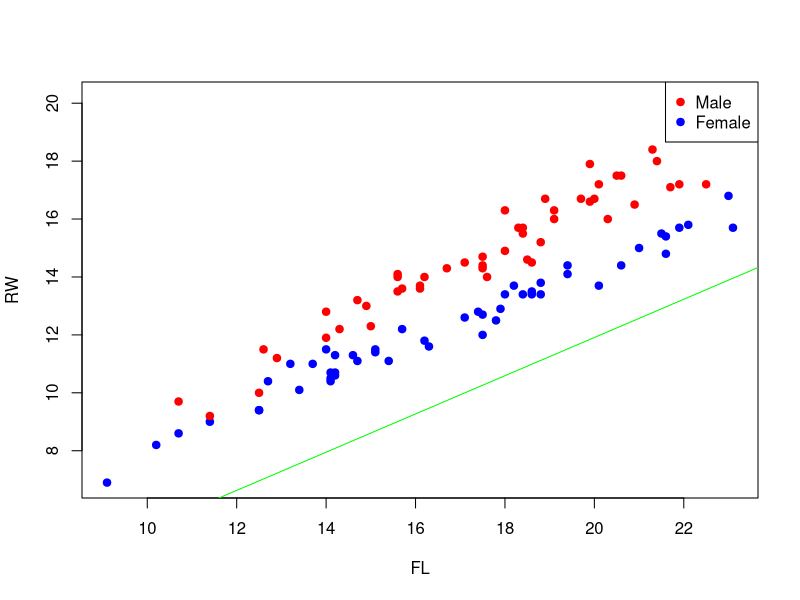
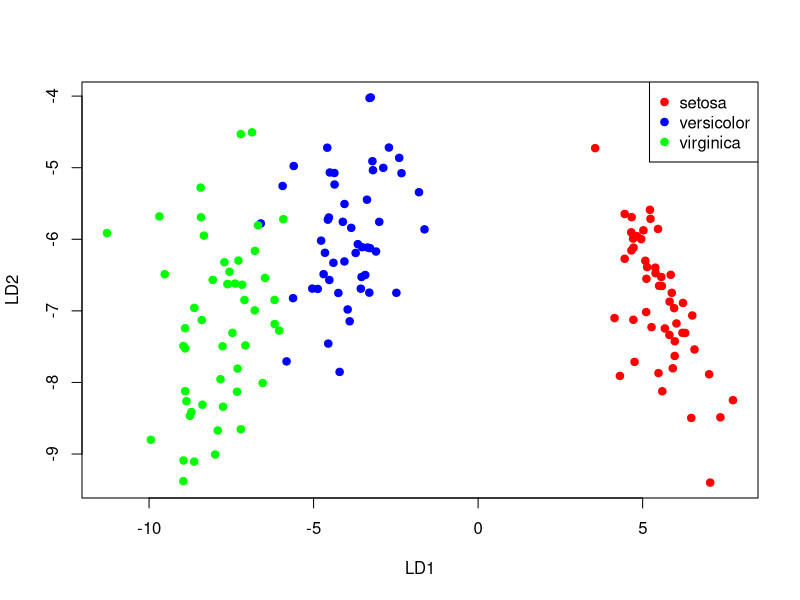

Reproduce these figures in R, in order.
library(MASS)

# Przygotowanie danych
data(crabs)
crabs_O <- crabs[crabs$sp == "O", ]
X <- crabs_O[, c("FL", "RW")]
y <- as.factor(crabs_O$sex)

# Analiza dyskryminacyjna Fishera "ręczna"
means <- aggregate(X, by=list(y), FUN=mean)
mean_diff <- t(means[2, 2:3] - means[1, 2:3])

cov_matrix <- cov(X)

# Wagi funkcji dyskryminacyjnej
w <- solve(cov_matrix) %*% mean_diff
scores <- as.matrix(X) %*% w

# Klasyfikacja i wizualizacja
threshold <- mean(scores[y == "M"])  # Próg klasyfikacji
predicted <- ifelse(scores > threshold, "M", "F")

# Zgodność predykcji
accuracy <- mean(predicted == y)
print(accuracy)

# Wizualizacja
plot(X, col=c("red", "blue")[as.numeric(y)], pch=19)
abline(-threshold / w[2], -w[1] / w[2], col="green")
legend("topright", legend=c("Male", "Female"), col=c("red", "blue"), pch=19)


data(iris)

# Przygotowanie danych
X <- iris[, 1:4]
y <- iris$Species

# Model lda
lda_model <- lda(Species ~ ., data=iris)
predictions <- predict(lda_model)

# Wektory kanoniczne (zmienne dyskryminacyjne)
canonical_vars <- as.matrix(X) %*% lda_model$scaling

# Zgodność predykcji
accuracy <- mean(predictions$class == y)
print(accuracy)

# Wizualizacja
plot(canonical_vars[, 1:2], col=c("red", "blue", "green")[as.numeric(y)], pch=19)
legend("topright", legend=levels(y), col=c("red", "blue", "green"), pch=19)
